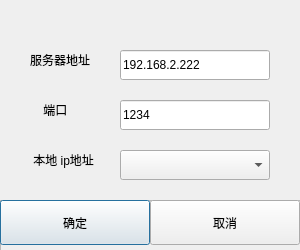
<?xml version="1.0" encoding="UTF-8"?>
<ui version="4.0">
 <class>Dialog</class>
 <widget class="QDialog" name="Dialog">
  <property name="geometry">
   <rect>
    <x>0</x>
    <y>0</y>
    <width>300</width>
    <height>250</height>
   </rect>
  </property>
  <property name="minimumSize">
   <size>
    <width>300</width>
    <height>250</height>
   </size>
  </property>
  <property name="maximumSize">
   <size>
    <width>300</width>
    <height>250</height>
   </size>
  </property>
  <property name="windowTitle">
   <string>Dialog</string>
  </property>
  <widget class="QFrame" name="frame">
   <property name="geometry">
    <rect>
     <x>0</x>
     <y>200</y>
     <width>301</width>
     <height>51</height>
    </rect>
   </property>
   <property name="frameShape">
    <enum>QFrame::StyledPanel</enum>
   </property>
   <property name="frameShadow">
    <enum>QFrame::Raised</enum>
   </property>
   <widget class="QPushButton" name="queding">
    <property name="geometry">
     <rect>
      <x>0</x>
      <y>0</y>
      <width>150</width>
      <height>45</height>
     </rect>
    </property>
    <property name="minimumSize">
     <size>
      <width>150</width>
      <height>45</height>
     </size>
    </property>
    <property name="maximumSize">
     <size>
      <width>150</width>
      <height>45</height>
     </size>
    </property>
    <property name="text">
     <string>确定</string>
    </property>
   </widget>
   <widget class="QPushButton" name="close">
    <property name="geometry">
     <rect>
      <x>150</x>
      <y>0</y>
      <width>150</width>
      <height>45</height>
     </rect>
    </property>
    <property name="minimumSize">
     <size>
      <width>150</width>
      <height>45</height>
     </size>
    </property>
    <property name="maximumSize">
     <size>
      <width>150</width>
      <height>45</height>
     </size>
    </property>
    <property name="text">
     <string>取消</string>
    </property>
   </widget>
  </widget>
  <widget class="QComboBox" name="cb_ips">
   <property name="geometry">
    <rect>
     <x>120</x>
     <y>150</y>
     <width>150</width>
     <height>30</height>
    </rect>
   </property>
  </widget>
  <widget class="QLabel" name="label">
   <property name="geometry">
    <rect>
     <x>30</x>
     <y>50</y>
     <width>81</width>
     <height>20</height>
    </rect>
   </property>
   <property name="text">
    <string>服务器地址</string>
   </property>
  </widget>
  <widget class="QLabel" name="label_2">
   <property name="geometry">
    <rect>
     <x>30</x>
     <y>100</y>
     <width>69</width>
     <height>20</height>
    </rect>
   </property>
   <property name="text">
    <string>    端口</string>
   </property>
  </widget>
  <widget class="QLineEdit" name="le_port">
   <property name="geometry">
    <rect>
     <x>120</x>
     <y>100</y>
     <width>150</width>
     <height>30</height>
    </rect>
   </property>
   <property name="text">
    <string>1234</string>
   </property>
  </widget>
  <widget class="QLineEdit" name="le_server">
   <property name="geometry">
    <rect>
     <x>120</x>
     <y>50</y>
     <width>150</width>
     <height>30</height>
    </rect>
   </property>
   <property name="text">
    <string>192.168.2.222</string>
   </property>
  </widget>
  <widget class="QLabel" name="label_3">
   <property name="geometry">
    <rect>
     <x>30</x>
     <y>150</y>
     <width>69</width>
     <height>20</height>
    </rect>
   </property>
   <property name="text">
    <string> 本地 ip地址</string>
   </property>
  </widget>
 </widget>
 <resources/>
 <connections/>
</ui>
